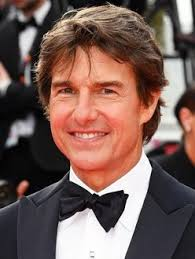
%> input picture tom.jpg, 195 x 259 px
$ octave bitSlicing.m   (GNU Octave 9; MATLAB toolbox functions it lacks are replaced by stand-ins)
%> lines starting %> are read from the running program, lines starting %| are printed output that depends on the picture; in (x1, y1, x2, y2) boxes, pixels count from 0 and x2, y2 are one past the last pixel; in counts of white or black regions, pixels touching at a corner belong together; the program's own positions count from 1
clc;
clear all;
close all;

I = imread('tom.jpg');
%> I is the input picture: size 259x195x3 uint8; mean R, G, B 118.4, 93, 86.3
if size(I,3)==3
    I=rgb2gray(I);
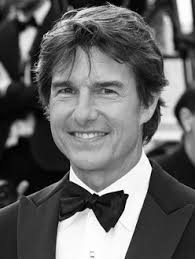
%> I: size 259x195 uint8; min 0, max 255, mean 99.8
end
[rows, cols]=size(I); %getting the number of rows and columns in the matrix
%> rows = 259; cols = 195
%of the image
figure;
imshow(I);

bit_planes=zeros(rows, cols, 8); %storing the planes of different layers of
%the photo (here 8 are there)

for k=1:8              % For each bit
    power=2^(k-1);

    for i=1:rows
        for j=1:cols %for each element
            bit_planes(i,j,k)=mod(floor(double(I(i,j))/power), 2); %shifting
           % the element, removing the fractional part and getting the LSB out of it to get
          %  the element for the desired layer and pixel.
        end
    end
end
figure;
for k = 1:8
    subplot(2,4,k)
    imshow(bit_planes(:,:,k),[]) %shows the 2D image according to the bit
    %layer one by one using allrows and columns at their max and min values
end
%> this loop made 8 passes
%> pass 1, `imshow(bit_planes(:,:,k),[])`:
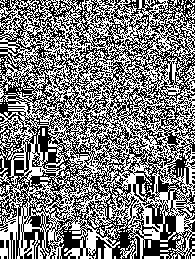
%> displayed picture: size 259x195, on the screen's scale of 0 to 255; 49.2% white in thin lines or dots
%> pass 2, `imshow(bit_planes(:,:,k),[])`:
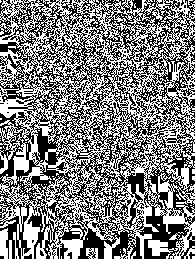
%> displayed picture: size 259x195, on the screen's scale of 0 to 255; 49.7% white in thin lines or dots
%> after the loop:
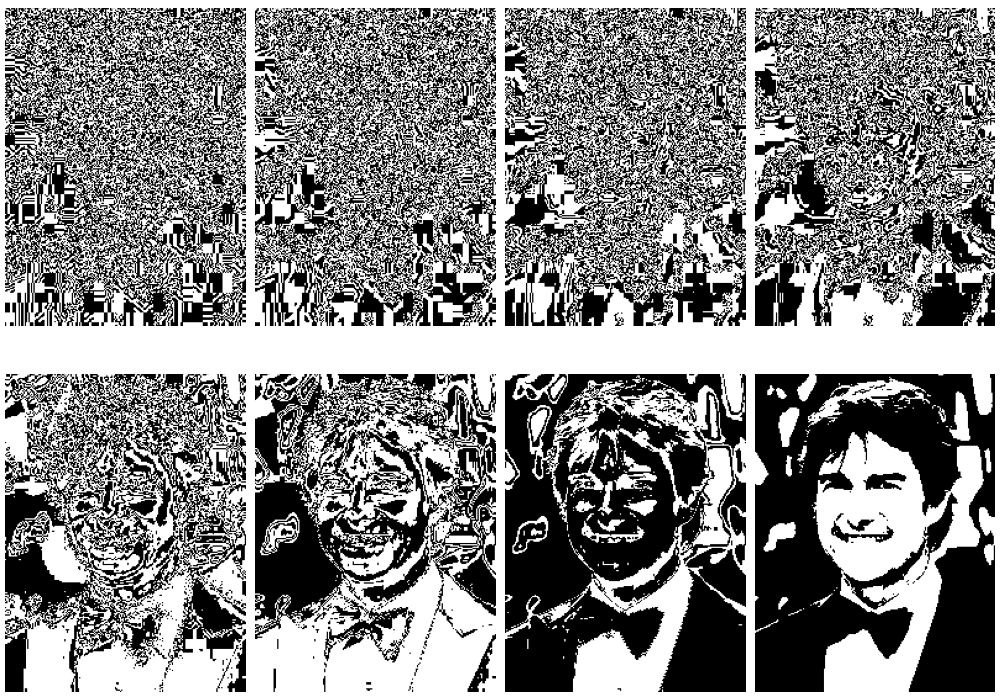
%> figure redrawn from the program's plot data, 8 panels

$ run again, with image2.png saved as tom.jpg
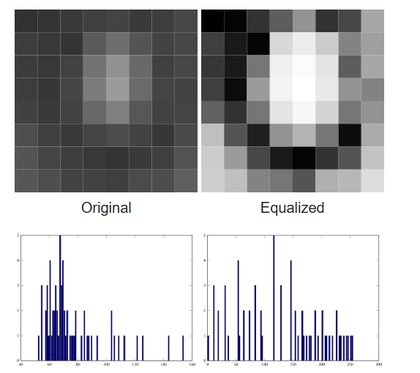
%> input picture image2.png, 420 x 373 px, shrunk from 574 x 510 before the run
%> I is the input picture: size 373x420x3 uint8; mean R, G, B 181.4, 181.5, 183.7
%> I: size 373x420 uint8
%> the loop `for k = 1:8` made 8 passes
%> pass 1, `imshow(bit_planes(:,:,k),[])`:
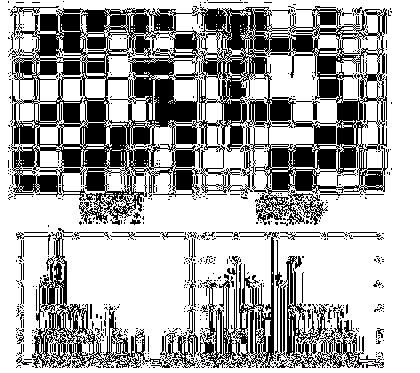
%> displayed picture: size 373x420, on the screen's scale of 0 to 255; 67.7% white; 612 black regions (552 under 20 px), largest, box (x1, y1, x2, y2) and area: (8, 6, 389, 225) 36403, (32, 232, 198, 368) 4128, (197, 232, 279, 368) 3188
%> pass 2, `imshow(bit_planes(:,:,k),[])`:
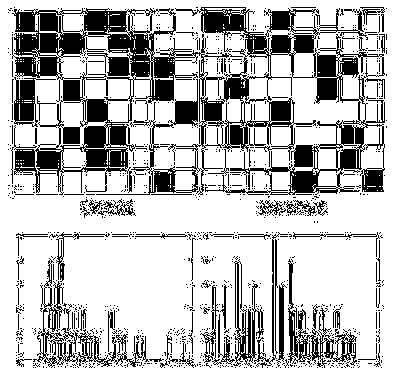
%> displayed picture: size 373x420, on the screen's scale of 0 to 255; 75.3% white; 992 black regions (926 under 20 px), largest, box (x1, y1, x2, y2) and area: (11, 7, 385, 195) 26112, (33, 258, 149, 368) 1895, (288, 259, 357, 368) 1641
